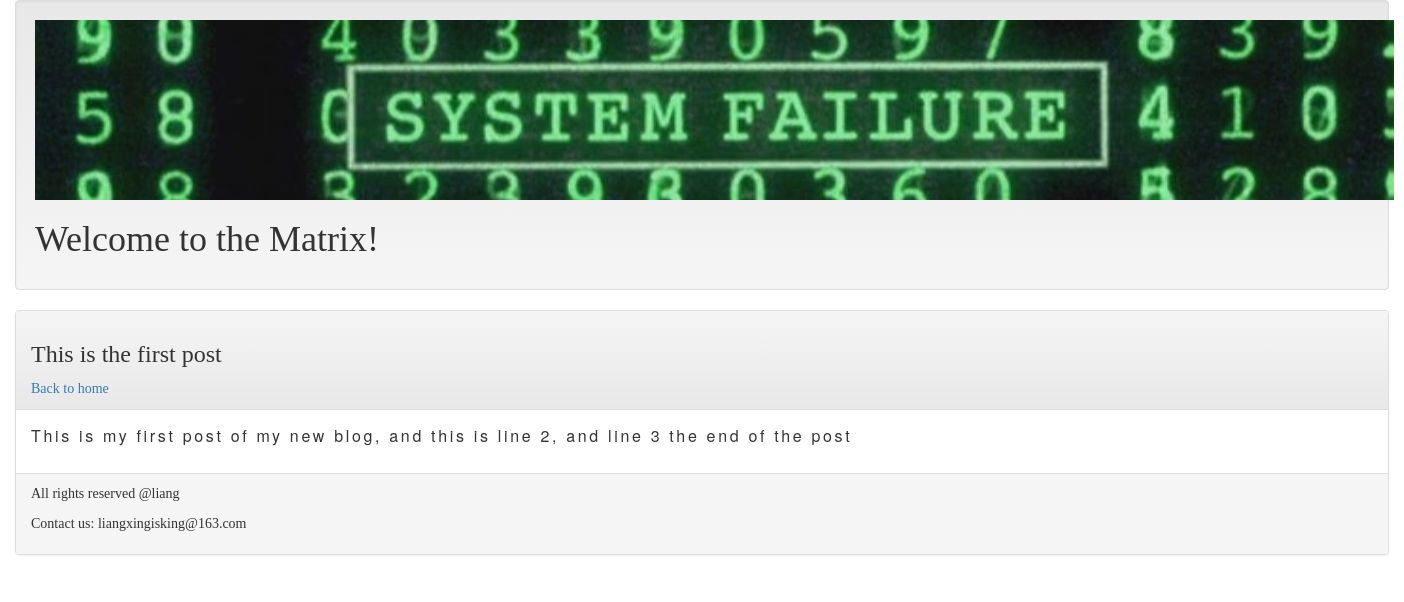
The page /post/firstPost on the database its author committed.
### mainsite/models.py (models this page shows, shortened)
class Post(models.Model):
	title = models.CharField(max_length=200)
	slug = models.CharField(max_length=200)
	body = models.TextField()
	pub_date = models.DateTimeField(default=timezone.now)
	class Meta:
		ordering = ('-pub_date',)

### mainsite/views.py (the view)
# urls.py: url(r'^post/(\w+)$', showpost),
def showpost(request, slug):
	template = get_template('post.html')
	try:
		post = Post.objects.get(slug = slug)
		if post != None:
			html = template.render(locals())
			return HttpResponse(html)
	except:
		return redirect('/')

### templates/post.html (shortened to what this page needs)
{% extends 'base.html' %}
{% block headmessage  %}
	<h3 style='font-family:Times Roman;'>{{ post.title }}</h3>
	<a style='font-family:Times Roman;' href='/'>Back to home</a>
{% endblock %}
{% block content %}
	<p style='front-family:Times Roman;font-size:12pt;letter-spacing:2pt;'>
		{{ post.body }}</a>
	</p>
{% endblock %}

### rows shown on the page
Post: title "This is the first post", body "This is my first post of my new blog, and this is line 2, and line 3 the end of the post"
